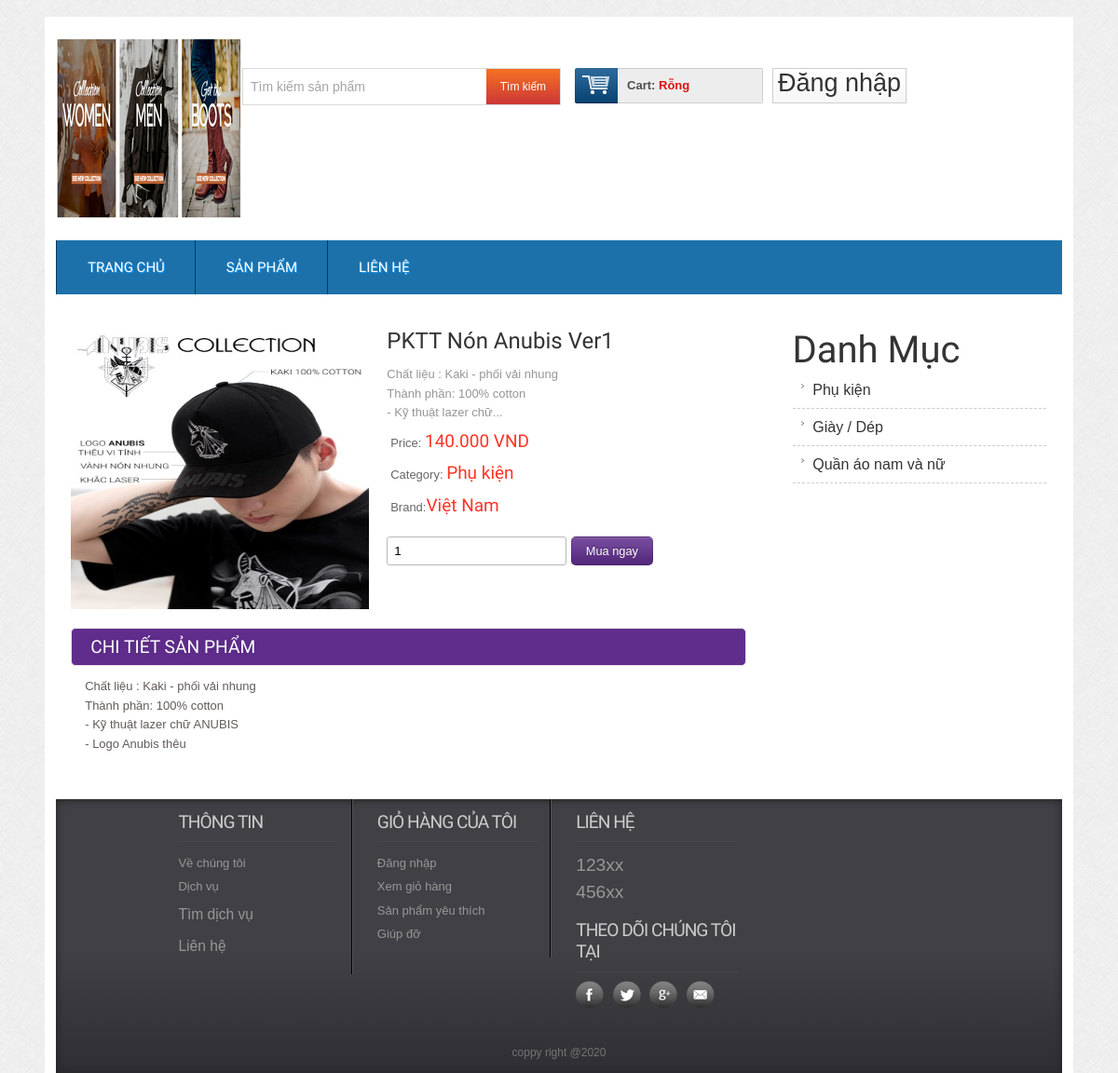
Page /details.php?proid=41 on the committed database.
### tables this page shows
CREATE TABLE `tbl_product` (
  `productId` int(11) NOT NULL,
  `productName` tinytext NOT NULL,
  `product_code` varchar(200) NOT NULL,
  `productQuantity` varchar(50) NOT NULL,
  `product_soldout` varchar(50) NOT NULL DEFAULT '0',
  `product_remain` varchar(50) NOT NULL,
  `catId` int(11) NOT NULL,
  `brandId` int(11) NOT NULL,
  `product_desc` text NOT NULL,
  `type` int(11) NOT NULL,
  `price` varchar(255) NOT NULL,
  `image` varchar(255) NOT NULL
);

CREATE TABLE `tbl_category` (
  `catId` int(11) NOT NULL,
  `catName` varchar(255) NOT NULL
);

CREATE TABLE `tbl_brand` (
  `brandId` int(11) NOT NULL,
  `brandName` varchar(255) NOT NULL
);

### classes/product.php (called while the page is built, shortened)
<?php
	$filepath = realpath(dirname(__FILE__));
	include_once ($filepath.'/../lib/database.php');
	include_once ($filepath.'/../helpers/format.php');
?>
<?php
	class product
	{
		private $db;
		public function __construct()
		{
			$this->db = new Database();
		}
		public function get_details($id)
		{
			$query =
			"SELECT tbl_product.*, tbl_category.catName, tbl_brand.brandName
			 FROM tbl_product INNER JOIN tbl_category ON tbl_product.catId = tbl_category.catId
								INNER JOIN tbl_brand ON tbl_product.brandId = tbl_brand.brandId
			 WHERE tbl_product.productId = '$id'
			 ";
			$result = $this->db->select($query);
			return $result;
		}
	}
 ?>

### lib/database.php (called while the page is built, shortened)
<?php
Class Database extends PDO{
   public $host   = DB_HOST;
   public $user   = DB_USER;
   public $pass   = DB_PASS;
   public $dbname = DB_NAME;
   public $link;
private function connectDB(){
   $this->link = new mysqli($this->host, $this->user, $this->pass, $this->dbname,3306);
 }
public function select($query){
  $result = $this->link->query($query) or
   die($this->link->error.__LINE__);
  if($result->num_rows > 0){
    return $result;
  } else {
    return false;
  }
 }
}

### helpers/format.php (called while the page is built, shortened)
<?php
class Format{
 public function textShorten($text, $limit = 400){
    $text = $text. " ";
    $text = substr($text, 0, $limit);
    $text = substr($text, 0, strrpos($text, ' '));
    $text = $text."...";
    return $text;
 }
 public function format_currency($n=0){
        $n=(string)$n;
        $n=strrev($n);
        $res='';
        for($i=0;$i<strlen($n);$i++){
            if($i%3==0 && $i!=0){
                $res.='.';
            }
            $res.=$n[$i];
        }
        $res=strrev($res);
        return $res;
    }
}
?>

### classes/category.php (called while the page is built, shortened)
<?php
	$filepath = realpath(dirname(__FILE__));
	include_once ($filepath.'/../lib/database.php');
	include_once ($filepath.'/../helpers/format.php');
?>
<?php
	class category
	{
		private $db;
		public function __construct()
		{
			$this->db = new Database();
		}
		public function show_category_fontend()
		{
			$query = "SELECT * FROM tbl_category order by catId desc ";
			$result = $this->db->select($query);
			return $result;
		}
	}
 ?>

### details.php (the view, shortened to what this page needs)
<?php
	include 'inc/header.php';
 ?>
<?php
	if(!isset($_GET['proid']) || $_GET['proid'] == NULL){
        echo "<script> window.location = '404.php' </script>";
    }else {
        $id = $_GET['proid'];
    }
 ?>
 <div class="main">
    <div class="content">
    	<div class="section group">
    		<?php
    		$get_product_details = $product->get_details($id);
    		if ($get_product_details) {
    			while ($result_details = $get_product_details->fetch_assoc()) {
    		 ?>
				<div class="cont-desc span_1_of_2">
					<div class="grid images_3_of_2">
						<img src="admin/uploads/<?php echo $result_details['image'] ?>" alt="" />
					</div>
				<div class="desc span_3_of_2">
					<h2><?php echo $result_details['productName'] ?> </h2>
					<p><?php echo $fm->textShorten($result_details['product_desc'], 150) ?></p>
					<div class="price">
						<p>Price: <span><?php echo $fm->format_currency($result_details['price'])." VND" ?></span></p>
						<p>Category: <span><?php echo $result_details['catName'] ?></span></p>
						<p>Brand:<span><?php echo $result_details['brandName'] ?></span></p>
					</div>
				<div class="add-cart">
					<form action="" method="post">
						<input type="number" class="buyfield" name="quantity" value="1" min="1" />
						<input type="submit" class="buysubmit" name="submit" value="Mua ngay"/>
					</form>
				</div>
				<div class="add-cart">
				</div>
			</div>
			<div class="product-desc">
			<h2>Chi tiết sản phẩm</h2>
			<p><?php echo $result_details['product_desc'] ?></p>
	    </div>
		<?php
		}
    		}
		 ?>
	</div>
				<div class="rightsidebar span_3_of_1">
					<h2>Danh Mục</h2>
					<ul>
						<?php
						$getall_category = $cat->show_category_fontend();
							if ($getall_category) {
								while ($result_allcat = $getall_category->fetch_assoc()) {
						 ?>
				      <li><a href="productbycat.php?catid=<?php echo $result_allcat['catId'] ?>"><?php echo $result_allcat['catName'] ?></a></li>
				      <?php
				      }
							}
				       ?>
    				</ul>
 				</div>
 		</div>
 	</div>
<?php
	include 'inc/footer.php';
 ?>

### css/style.css (style rules this page uses)
html,body,div,span,applet,object,iframe,h1,h2,h3,h4,h5,h6,p,blockquote,pre,a,abbr,acronym,address,big,cite,code,del,dfn,em,img,ins,kbd,q,s,samp,small,strike,strong,sub,sup,tt,var,b,u,i,dl,dt,dd,ol,nav ul,nav li,fieldset,form,label,legend,table,caption,tbody,tfoot,thead,tr,th,td,article,aside,canvas,details,embed,figure,figcaption,footer,header,hgroup,menu,nav,output,ruby,section,summary,time,mark,audio,video { margin:0;padding:0;border:0;font-size:100%;font:inherit;vertical-align:baseline; }
ol,ul { list-style:none;margin:0;padding:0; }
a { text-decoration:none; }
img { max-width:100%; }
body { font-family:Arial, Helvetica, sans-serif; background:url(../images/body_bg3.jpg); }
input[type="number"] { border: 1px solid #b8b8b8; border-radius: 3px; padding: 7px; }
.buysubmit { background: #602d8d url("../images/large-button-overlay.png") repeat scroll 0 0; border: 1px solid rgba(0, 0, 0, 0.1); border-radius: 5px; color: #fff; font-family: Arial,"Helvetica Neue","Helvetica",Tahoma,Verdana,sans-serif; font-size: 0.8em; padding: 7px 15px; text-shadow: 0 -1px 1px rgba(0, 0, 0, 0.25); cursor:pointer; outline:none; }
.section { clear: both; padding: 0px; margin: 0px; }
.group:before, .group:after { content:""; display:table; }
.group:after { clear:both; }
.group { zoom:1; }
.content { padding:20px 0; background:#FFF; }
.content h2 { font-size:40px; color:#333; font-family: 'Monda', sans-serif; }
.cont-desc { display: block; float:left; clear:both; }
.rightsidebar { display: block; float:left; margin: 0% 0 0% 1.6%; }
.cont-desc:first-child { margin-left: 0; }
.desc { display: block; float:left; margin: 0% 0 0% 2.6%; }
.span_1_of_2 { width: 67.1%; padding:1.5%; }
.images_3_of_2 { width: 44.2%; float:left; text-align:center; }
.span_3_of_2 { width: 53.2%; }
.span_3_of_1 { width: 25.2%; padding:1.5%; }
.images_3_of_2 img { height: 302px; max-width: 100%; width: 100%; }
.span_3_of_2 h2 { font-family: 'Monda', sans-serif; font-size: 24px; color: #333; font-weight: 300; margin-top: 0px; text-transform: none; }
.span_3_of_2 p { font-size:0.8125em; padding:0.3em 0; color:#969696; line-height: 1.6em; font-family : verdana, arial, helvetica, helve, sans-serif; }
.price p { font-size:0.8125em; padding:1.5% 1%; color: #666; vertical-align:top; }
.price p span { font-size: 19px; font-weight: 500; font-family: 'Monda', sans-serif; color: #ff3425; }
.add-cart { padding-top:15px; }
.product-desc,.product-tags { clear:both; padding-top:20px; }
.product-desc h2,.product-tags h2 { padding:8px 20px; background:#602D8D; border: 1px solid #EBE8E8; border-radius: 5px; -webkit-border-radius: 5px; -moz-border-radius: 5px; -o-border-radius: 5px; font-family: 'Monda', sans-serif; font-size:1.2em; color:#FFF; text-transform: uppercase; text-shadow:0 1px 5px rgba(34, 34, 34, 0.17); }
.product-desc p { font-size: 13px; margin-left: 15px; padding: 0.3em 0; color: #645b5b; line-height: 1.6em; font-family: verdana, arial, helvetica, helve, sans-serif; }
.span_3_of_1 li a { font-size:16px; padding:0.42em 8%; color: #333; display: block; line-height: 1.6em; font-family : Arial, Helvetica, sans-serif; border-bottom:1px dashed #CCC; background: url(../images/drop_arrow.png) no-repeat 5px 11px; }

### rows in the picture
tbl_product: image (picture), productName "PKTT Nón Anubis Ver1", product_desc "Chất liệu : Kaki - phối vải nhung Thành phần: 100% cotton - Kỹ thuật lazer chữ...", price "140.000", catId.catName "Phụ kiện", brandId.brandName "Việt Nam", product_desc "Chất liệu : Kaki - phối vải nhung Thành phần: 100% cotton - Kỹ thuật lazer chữ ANUBIS - Logo Anubis thêu"
tbl_category: catName "Phụ kiện"
tbl_category: catName "Giày / Dép"
tbl_category: catName "Quần áo nam và nữ"
